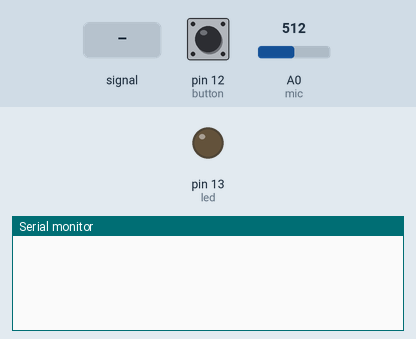
A sketch run on a simulated Arduino Uno, built with avr-gcc and run on an emulated ATmega328P. On the bench: output pins drawn as LEDs (lit = HIGH), the last lines printed to the serial monitor. The test bench sets the inputs (shaded band); at power-on: A0 (mic) = 512, pin 12 (button) HIGH.

Above: at 1.2 s.
1.3 s: A0 (mic) fed a 2 Hz sine of ±306 counts around its level
At 2.75 s:
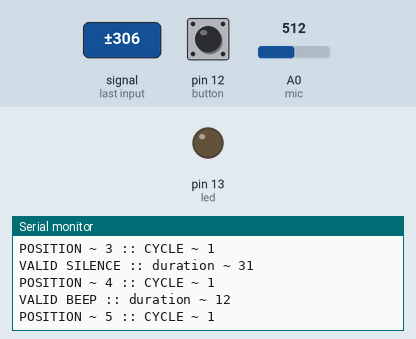
2.9 s: A0 (mic) set to 900
At 3.6 s:
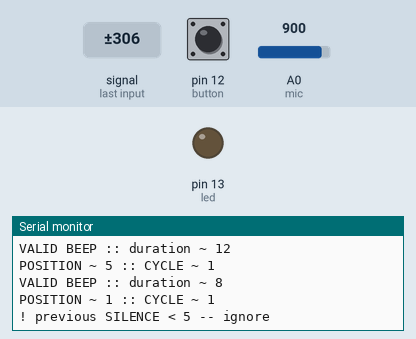
Timing chart, 0 to 5.9 s (numbered marks = the images above; inputs shaded):
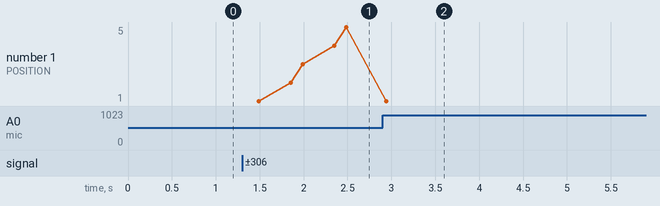

Measured:
- after the input at 1.3 s, the serial monitor: prints a new line after 0.16 s (image 1)
- after the input at 2.9 s, the serial monitor: prints a new line at once (image 2)

The sketch:

alarmDetection.ino
```cpp
int mic = A0;
int led = 13;
int button = 12;

int THRESHOLD = 200; // sound must be > than to be considered on

// define the alarm patter -------------------------------------
int ALARM_PATTERN_TIME[]  = {30,40,30,40,30,120};
int ALARM_PATTERN_STATE[] = {1,0,1,0,1,0};
int ALARM_PATTERN_STATE_COUNT = 6;
int REPETITIONS = 1;
int GIVE = 25; // (time + give) | (time - give)
int allowable_random_alarm = 8;
int allowable_random_silence = 8;
// -------------------------------------------------------------

// variables from sampling audio -------------------------------
int sampleValue;
int sampleCount;
int sampleAccumulator;
// -------------------------------------------------------------

// variables for calculating position in alarm pattern ---------
int position = 0;
int cycle = 1;
int state = 0;
int ON = 1; // 1
int OFF = 0; // 0
int alarm_duration_counter = 0;
int silence_duration_counter = 0;
// -------------------------------------------------------------

int alarm_is_on_for = 300000;

void setup() {
  pinMode(mic,INPUT);
  pinMode(led,OUTPUT);
  pinMode(button,INPUT_PULLUP);
  Serial.begin(9600);
}

void loop() {
  if ((alarm_is_on_for == 0) || (digitalRead(button) == LOW)) {
    digitalWrite(led,LOW);
  }
  if (sampleCount < 100) {
    sampleCount++;
    sampleAccumulator += analogRead(mic);
  } else {
    // we have collected 100 samples
    sampleValue = sampleAccumulator / 100; // compute sampleValue
    sampleAccumulator = 0; // reset
    sampleCount = 0; // reset
    // now test that shit...
    int desired_time  = ALARM_PATTERN_TIME[position];
    int desired_state = ALARM_PATTERN_STATE[position];
    if (sampleValue < THRESHOLD) { // silence
       if (state == ON) {
	 // if last state was the buzzer...
	 // if the alarm has just stopped.
         if ((alarm_duration_counter >= desired_time - GIVE) && (alarm_duration_counter <= desired_time + GIVE) && (state == desired_state)) {
	   position++; // test if we have completed search at end of loop
	   Serial.print("VALID BEEP :: ");
	   Serial.print("duration ~ ");
	   Serial.println(alarm_duration_counter);
	   Serial.print("POSITION ~ ");
	   Serial.print(position);
	   Serial.print(" :: CYCLE ~ ");
	   Serial.println(cycle);
	 } else if (alarm_duration_counter < allowable_random_alarm) {
	   Serial.println("! previous BEEP < 5    -- ignore");
	   // do not change position
	 } else {
	   // this block is executed if the previous alarm beep is not valid...
	   position = 0; // reset position
	   cycle    = 1; // reset cycle count
	 }
	 // no matter what the outcome we need to do some house keeping...
	 alarm_duration_counter = 0;
	 silence_duration_counter = 1;
	 state = OFF; // chnage state to silent
       } else {
	 // previous state was silence, and we are still in silence...
	 silence_duration_counter++;
       }
       // vv this code is executed when (sampleValue < Threshold). vv
       // ^^ this code is executed when (sampleValue < Threshold). ^^
    } else {
      // sample is > THRESHOLD
      if (state == OFF) {
	// if the alarm has just begun...
	if ((silence_duration_counter >= desired_time - GIVE) && (silence_duration_counter <= desired_time + GIVE) && (state == desired_state)) {
	  position++;
	  Serial.print("VALID SILENCE :: ");
	  Serial.print("duration ~ ");
	  Serial.println(silence_duration_counter);
	  Serial.print("POSITION ~ ");
	  Serial.print(position);
	  Serial.print(" :: CYCLE ~ ");
	  Serial.println(cycle);
	} else if (silence_duration_counter < allowable_random_silence) {
	  Serial.println("! previous SILENCE < 5 -- ignore");
	  // do not change position
	} else {
	  // this block is executed if the previous silence is not valid...
	  position = 0; // reset position
	  cycle    = 1; // reset cycle count
	}
	// no matter what the outcome we need to do some house keeping...
	silence_duration_counter = 0;
	alarm_duration_counter = 1;
	state = ON;
      } else {
	// previous state was ON, and the ALARM IS STILL GOING ...
	alarm_duration_counter++;
      }
    }

    // test to see if we have completed our cycles
    if (position != 0) {
      if ((position % ALARM_PATTERN_STATE_COUNT) == 0) {
	// eg position 6 of 6 == 0
	if (cycle == REPETITIONS) {
	  Serial.println("*********** ALARM ***********");
          digitalWrite(led,HIGH);
          alarm_is_on_for = 300000;
          position = 0;
          cycle = 1;
	} else {
	  cycle++;
	  position = 0;
	}
      }
    }


  }
}
```
